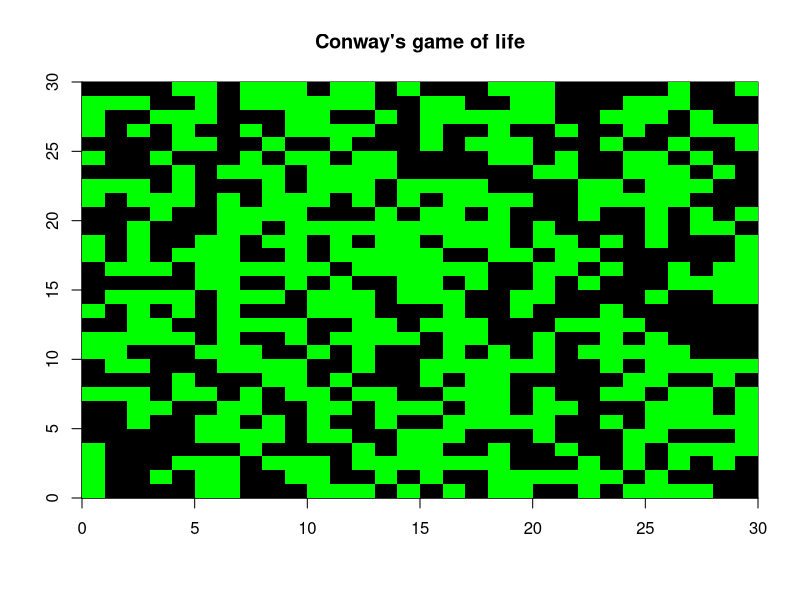
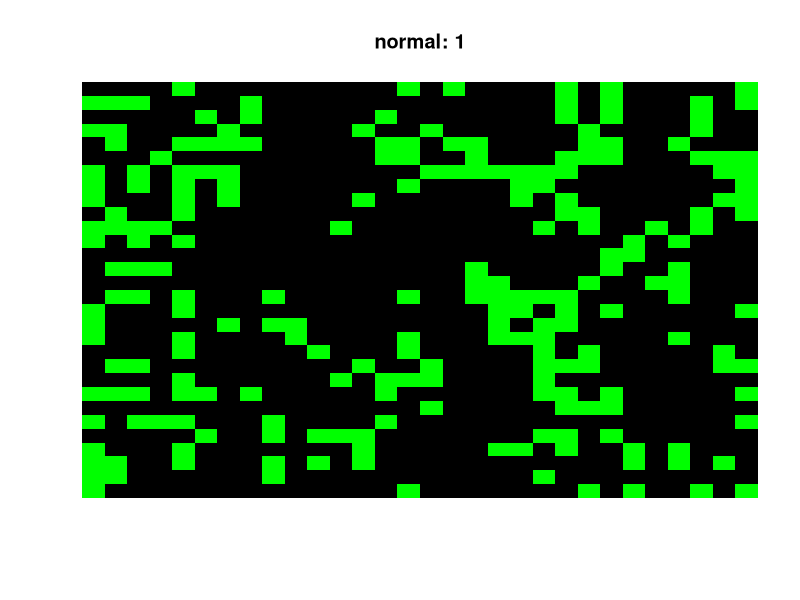
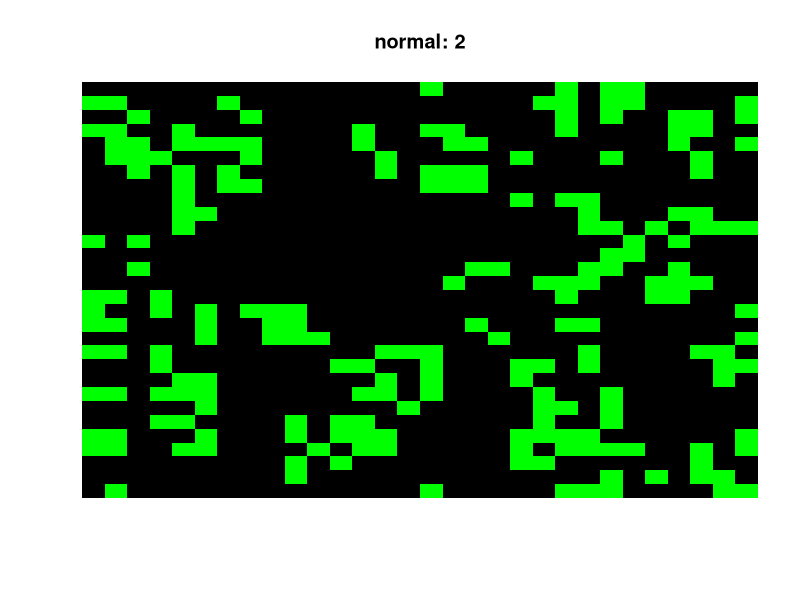
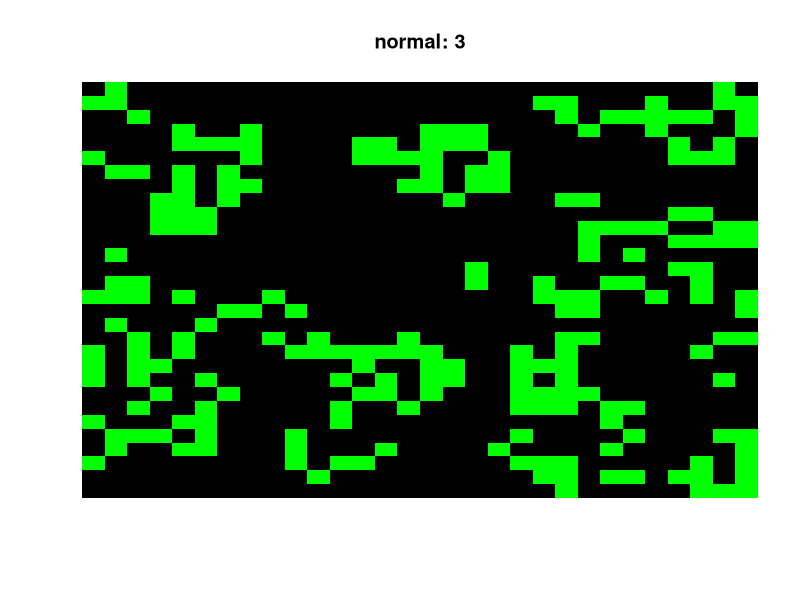
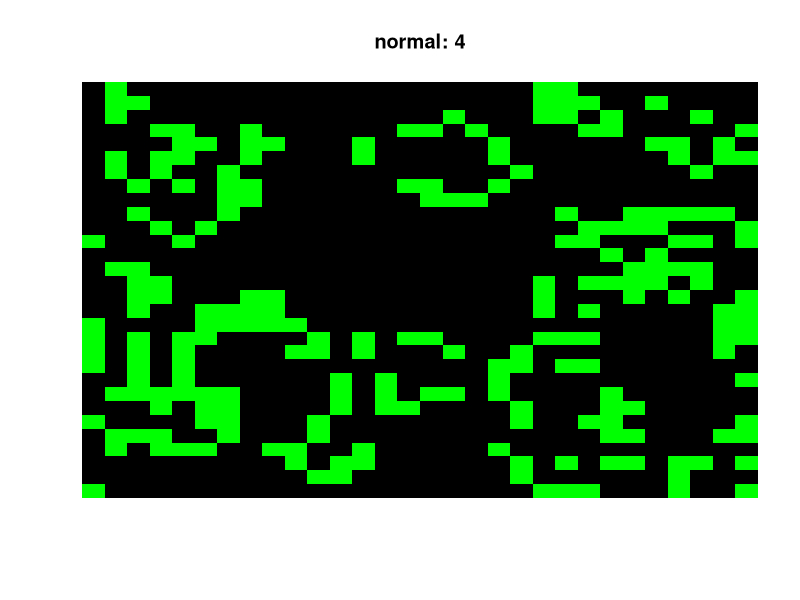
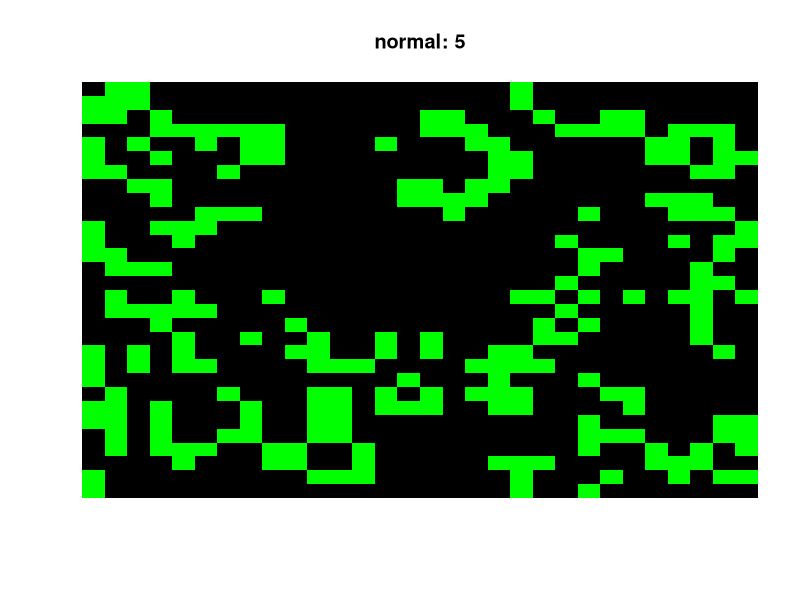
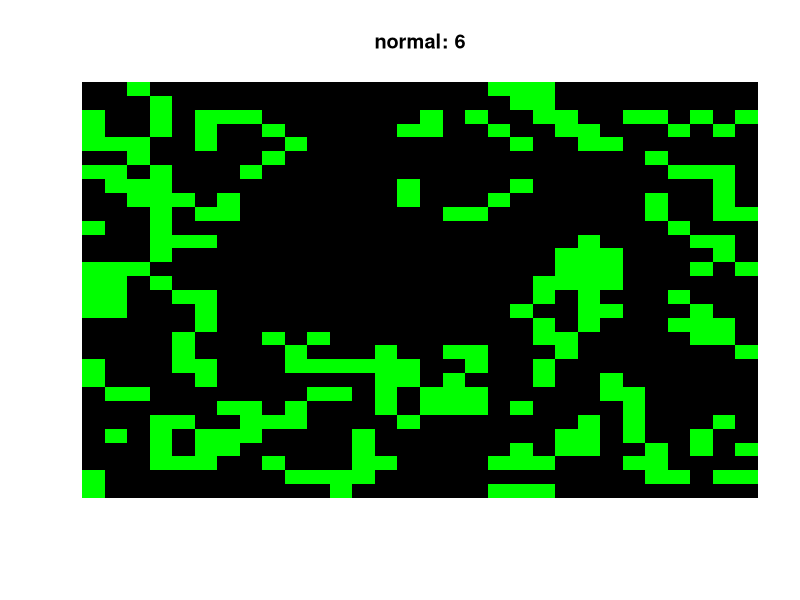
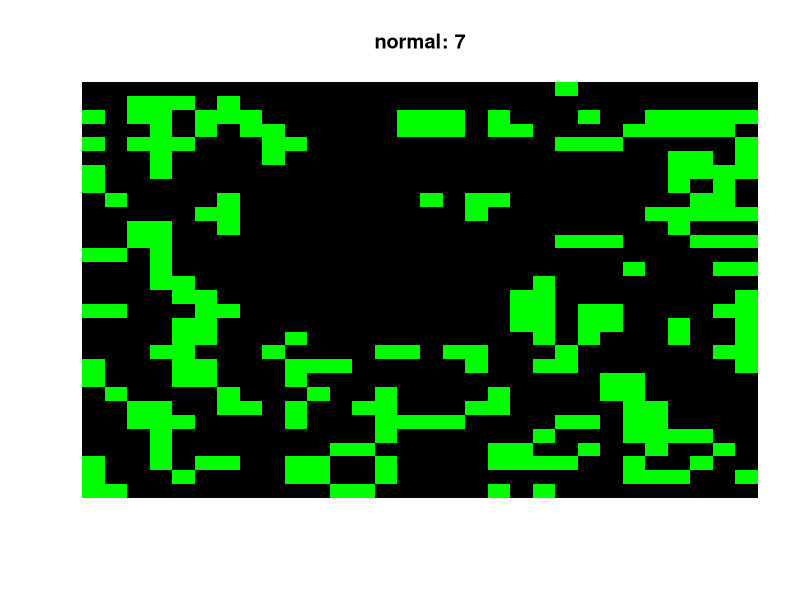

Write R code to recreate these figures, in order.

SIZE = readline("Size(default: 30): ")
SIZE = if(SIZE == "") 30 else as.numeric(SIZE)
BG_COLOR = "black"
FW_COLOR = "green"

BORN = 1
SURVIVES = 2

DEATH = BORN-1
ALIVE = SURVIVES-1

weightingAdder <- function(M) {
  TMP = matrix(0, nrow=SIZE, ncol=SIZE, byrow=T)
  for (i in 1:SIZE) {
    for (j in 1:SIZE) {
      if (M[i,j] == 0)  next
      for (k in -1:1) {
        for (l in -1:1) {
          if (k == 0 && l == 0) next
          x = i + k
          y = j + l
          if (i+k == 0)  x = SIZE
          else if (i+k == SIZE+1) x = 1
          if (j+l == 0)  y = SIZE
          else if (j+l == SIZE+1) y = 1

          TMP[x,y] = TMP[x,y] + 1
        }
      }
    }
  }
  return(TMP)
}

# Deprecated function
opt <- function(M) {
  return(t(apply(M,2,rev)))
}

title = "Conway's game of life"
cat('Type: {fill, empty, random}={f, e, r}\n')
type <- readline("Type: ")
if (type == "f") {
  A = matrix(1, nrow=SIZE, ncol=SIZE, byrow=T)
  image(x=0:SIZE, y=0:SIZE, xlab="", ylab="", A, main=title, col=FW_COLOR, axes=FALSE)
} else if (type == "e") {
  A = matrix(0, nrow=SIZE, ncol=SIZE, byrow=T)
  image(x=0:SIZE, y=0:SIZE, xlab="", ylab="", A, main=title, col=BG_COLOR, axes=FALSE)
} else {
  rand = as.integer(runif(SIZE^2, min=0, max=2))
  A = matrix(rand, nrow=SIZE, ncol=SIZE, byrow=T)
  image(x=0:SIZE, y=0:SIZE, xlab="", ylab="", A, main=title, col=c(BG_COLOR,FW_COLOR), axes=TRUE)
}


makePattern <- function(M) {
  count <- readline("Make Count: ")
  count = if (count == "") 0 else as.numeric(count)

  for (i in 1:count) {
    if (count == 0) break
    print(i, quote=FALSE)
    pos <- as.integer(as.numeric(locator(1)) + 0.05) + 1
    
    M[pos[1], pos[2]] = if(M[pos[1],pos[2]]==1) 0 else 1

    image(x=0:SIZE, y=0:SIZE, xlab="", ylab="", M, col = if(length(M[M==1])==length(M)) FW_COLOR else c(BG_COLOR,FW_COLOR), axes=FALSE)
  }
  return(M)
}

A = makePattern(A)

library('stringr')
patternCompiler <- function(pattern) {
  rule_born = c()
  rule_survives = c()
  pattern = str_split(pattern, "")[[1]]
  for (i in 1:length(pattern)) {
    if (pattern[i] == "B") FLAG = FALSE
    if (pattern[i] == "S") FLAG = TRUE

    if (str_detect(pattern[i], "[0-9]")) {
      if (!FLAG) {
        rule_born <- c(rule_born, as.numeric(pattern[i]))
      } else {
        rule_survives <- c(rule_survives, as.numeric(pattern[i]))
      }
    }
  }
  return (list(rule_born, rule_survives))
}

printPattern <- function() {
  cat('\n')
  cat("normal: B3/S23\n")
  cat("day and night: B3678/S34678\n")
  cat("HighLife: B36/S23\n")
  cat("Replicator: B1357/S1357\n")
  cat("2x2: B36/S125\n")
  cat('\nPattern: [B3/S34]\n')
}
inputPattern <- function(rule) {
  rule <- readline("Input Pattern: ")
  if (rule == "normal" || rule=="n" || rule == "") {
    title = "normal"
    rule = "B3/S23"
  } else if (rule == "day and night" || rule=="d") {
    title = "day and night"
    rule = "B3678/S34678"
  } else if (rule == "HighLife" || rule=="h") {
    title = "HighLife"
    rule = "B36/S23"
  } else if (rule == "Replicator" || rule=="r") {
    title = "Replicator"
    rule = "B1357/S1357"
  } else if (rule == "2x2" || rule=="2") {
    title = "2x2"
    rule = "B36/S125"
  } else {
    title = rule
  }
  
  return(paste(title, rule, sep=","))
}

title = ""
printPattern()
rule <- inputPattern(rule)
title <- strsplit(rule, ",")[[1]][1]
rule <- strsplit(rule, ",")[[1]][2]
rule <- patternCompiler(rule)

counter = readline("generation num: ")

generation = 1
convergence = TRUE
B = matrix(0, nrow=SIZE, ncol=SIZE, byrow=T)
repeat {
  if (counter == "")  request = readline()
  if (request == "add") {
    A = makePattern(A)
    readline()
  } else if (request == "fwcolor") {
    cat('Color: {white, red, green, blue, lightblue, purple, yellow, gray, black}\n')
    FW_COLOR = readline("Color: ")
  } else if (request == "bgcolor") {
    cat('Color: {white, red, green, blue, lightblue, purple, yellow, gray, black}\n')
    BG_COLOR = readline("Color: ")
  } else if (request == "rule") {
    printPattern()
    rule <- inputPattern(rule)
    title <- strsplit(rule, ",")[[1]][1]
    rule <- strsplit(rule, ",")[[1]][2]
    rule <- patternCompiler(rule)
  } else if (request == "quit" || request == "q") {
    if (readline("Are you sure you want to quit? [y or n]: ") == "y") break
  }

  TMP = weightingAdder(A)
  for (x in 1:SIZE) {
    for (y in 1:SIZE) {
      if (A[x,y] == DEATH) {
        if (is.null(rule[[BORN]]) || length(rule[[BORN]][rule[[BORN]] == TMP[x,y]]) == 0)
          B[x,y] = 0
        else
          B[x,y] = 1
        next
      } 
      if (A[x,y] == ALIVE) {
        if (is.null(rule[[SURVIVES]]) || length(rule[[SURVIVES]][rule[[SURVIVES]]==TMP[x,y]])==0)
          B[x,y] = 0
        else
          B[x,y] = 1
        next
      } 
    }
  }
  if (length((A==B)[(A==B)==TRUE]) == SIZE^2) break

  A = B
  image(x=0:SIZE, y=0:SIZE, xlab="", ylab="", A, main=paste(title,generation,sep=": "), col=if(length(A[A==1])==length(A)) FW_COLOR else c(BG_COLOR,FW_COLOR), axes=FALSE)
  if (counter != "" && generation == as.numeric(counter))  counter = ""
  generation = generation + 1
}
